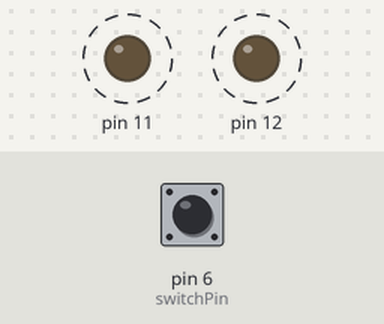
Recording of a sketch running on a simulated Arduino Uno, built with avr-gcc and run on an emulated ATmega328P. On the bench: output pins drawn as LEDs (lit = HIGH). Dashed ring = blinking. Inputs (shaded band) come from the test bench; at power-on: pin 6 (switchPin) HIGH. What the sketch prints to the serial monitor is not drawn.

Above: at 0.5 s.
Timing chart, 0 to 4.6 s (numbered marks = the images above):
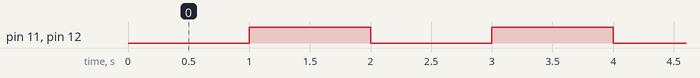

Measured:
- by itself, pin 11, pin 12: alternates HIGH for 1.0 s and LOW for 1.0 s

The sketch:

OOP_Flasher.ino
```cpp
class Flasher
{
  // Class Member Variables
  // These are initialized at startup
  int ledPin;      // the number of the LED pin
  long OnTime;     // milliseconds of on-time
  long OffTime;    // milliseconds of off-time

  // These maintain the current state
  int ledState;                 // ledState used to set the LED
  unsigned long previousMillis;   // will store last time LED was updated

  // Constructor - creates a Flasher
  // and initializes the member variables and state
  public:
  Flasher(int pin, long on, long off)
  {
  ledPin = pin;
  pinMode(ledPin, OUTPUT);

  OnTime = on;
  OffTime = off;

  ledState = LOW;
  previousMillis = 0;
  }

  void Update()
  {
    // check to see if it's time to change the state of the LED
    unsigned long currentMillis = millis();

    if((ledState == HIGH) && (currentMillis - previousMillis >= OnTime))
    {
      ledState = LOW;  // Turn it off
      previousMillis = currentMillis;  // Remember the time
      digitalWrite(ledPin, ledState);  // Update the actual LED
    }
    else if ((ledState == LOW) && (currentMillis - previousMillis >= OffTime))
    {
      ledState = HIGH;  // turn it on
      previousMillis = currentMillis;   // Remember the time
      digitalWrite(ledPin, ledState);   // Update the actual LED
    }
  }
};


Flasher led1(12, 500, 500);
Flasher led2(11, 350, 350);


const int switchPin = 6; //input switch
boolean switchState = false;

void setup()
{
  Serial.begin(9600);
  pinMode(switchPin,INPUT);
  digitalWrite(switchPin, HIGH);
}

void loop(){
  digitalRead(switchPin);

  if(switchPin == LOW){
    switchState = false;
  }else{switchState = true;}
   Serial.println(switchState);
   if (switchState == true) {
    led1.Update();
    led2.Update();
    delay(1000);
   }else {led1.Update();}

  }
```
